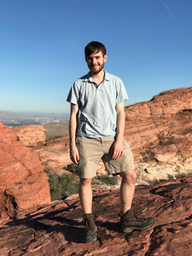
#> input picture in/thomas.png, 192 x 256 px, shrunk from 3024 x 4032 before the run
$ python example.py
#> lines starting #> are read from the running program, lines starting #| are printed output that depends on the picture
### ascii.py
import PIL.Image
import PIL.ImageFont
import PIL.ImageOps
import PIL.ImageDraw
import imageio
from numpy import array
class art:
    def __init__(self, source, dest, size = None, catalog = """$@B%8&WM#*oahkbdpqwmZO0QLCJUYXzcvunxrjft/\|()1{}[]?-_+~<>i!lI;:,"^`'. """):
        self.source = source
        self.dest = dest
        self.size = size
        self.catalog_to_dict(catalog)
        if source.endswith('.gif'):
            self.type = 'gif'
        elif source.endswith('.jpg') or source.endswith('.jpeg') or source.endswith('.png'):
            self.type = 'image'
        else:
            raise Exception("Incompatible media type. Please ensure extension is .gif, .jpeg, .jpg, or .png")

    #Takes in (ordered) list of ASCII characters and sets up dictionary
    def catalog_to_dict(self, cat):
        self.data_dict = {}
        count = 0
        for char in cat:
            self.data_dict[count] = char
            count += 1

    #Given RGB tuple, return appropriate ASCII character
    def get_char(self, pixel_rgb):
        intensity = pixel_rgb[0] + pixel_rgb[1] + pixel_rgb[2]
        #765 = 255 * 3
        intensity = int(intensity / 765 * (len(self.data_dict)-1))
        return self.data_dict[intensity]

    #Write ASCII text to destination
    def write_image(self, dir = None):
        if dir == None:
            dir = self.source
        if (dir == self.source and self.type == 'gif'):
            print("This method is meant for images. Using make_gif...")
            self.make_gif()
            return
        try:
            im = PIL.Image.open(dir)
#> im is the input picture: PIL image 192x256 RGB; mean R, G, B 134.5, 128, 132.7
            out = open(self.dest, "w")
        except FileNotFoundError:
            raise Exception("Directory not found! Did you specify the correct path?")


        while im.size[0] * im.size[1] > 500000: #this is thie biggest image we'll allow
            im = im.resize((int(im.size[0] * .9), int(im.size[1] * .9))) #reduce until we hit target

        for column in range(im.size[1]):
            for row in range(im.size[0]):
                char = self.get_char(im.getpixel((row, column)))
                out.write(char)
            out.write("\n")
        #Now have a text file. Need to convert to Image.
        out.close()

        # some of the following is adapted from https://gist.github.com/Mego/802d33a14a33964b24dd


        # parse the file into lines
        with open(self.dest) as text_file:  # can throw FileNotFoundError
            lines = tuple(l.rstrip() for l in text_file.readlines())

        # choose a font (you can see more detail in my library on github)
        font = PIL.ImageFont.load_default()

        # make the background image based on the combination of font and lines
        pt2px = lambda pt: int(round(pt * 96.0 / 72))  # convert points to pixels
        max_width_line = max(lines, key=lambda s: font.getsize(s)[0])
        # max height is adjusted down because it's too large visually for spacing
        test_string = 'ABCDEFGHIJKLMNOPQRSTUVWXYZ'
        max_height = pt2px(font.getsize(test_string)[1])
        max_width = pt2px(font.getsize(max_width_line)[0])
        height = max_height * len(lines)  # perfect or a little oversized
        width = int(round(max_width + 40))  # a little oversized
        image = PIL.Image.new("L", (width, height), color=255)
#> image: PIL image 1853x3840 L; every value is 255
        draw = PIL.ImageDraw.Draw(image)

        # draw each line of text
        vertical_position = 5
        horizontal_position = 5
        line_spacing = int(round(max_height * 0.8))  # reduced spacing seems better
        for line in lines:
            draw.text((horizontal_position, vertical_position),
                      line, fill=0, font=font)
            vertical_position += line_spacing
        # crop the text
        c_box = PIL.ImageOps.invert(image).getbbox()
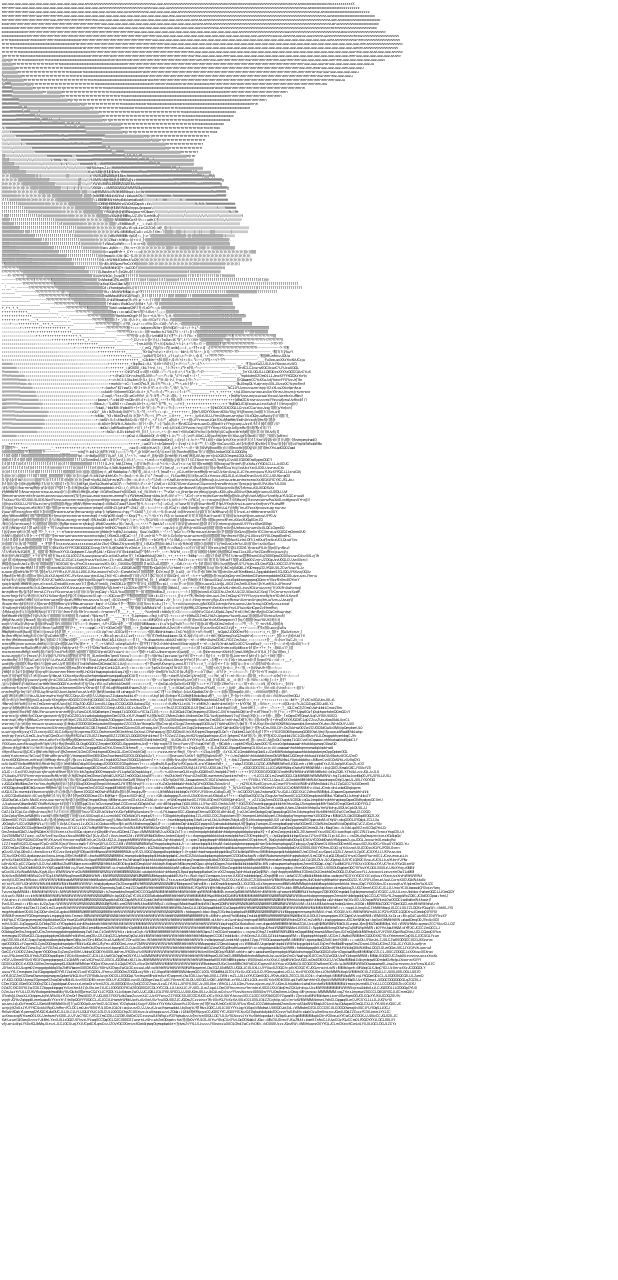
#> image: PIL image 1853x3840 L (shown at 1/3 size); min 1, max 255, mean 236
        image = image.crop(c_box)
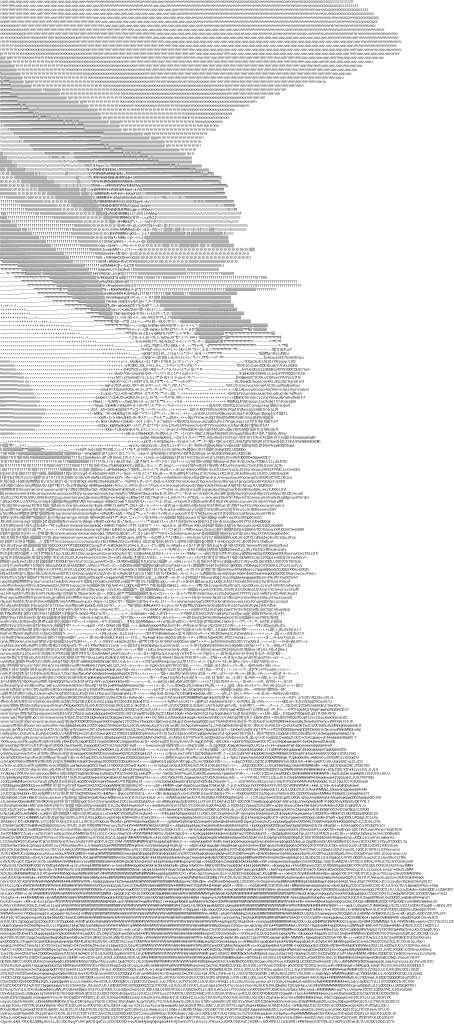
#> image: PIL image 1361x3070 L (shown at 1/3 size); min 1, max 255, mean 222.7

        #need to resize image to original aspect ratio
        correct_ratio = im.size[0]/im.size[1] # with/height
        if im.size[0] >= im.size[1]: #with > height, so we turn down width
            image = image.resize((int(image.size[1] * correct_ratio), image.size[1]))
        else: #height > width, so we turn down the height

            image = image.resize((int((correct_ratio * image.size[0])),image.size[0]))
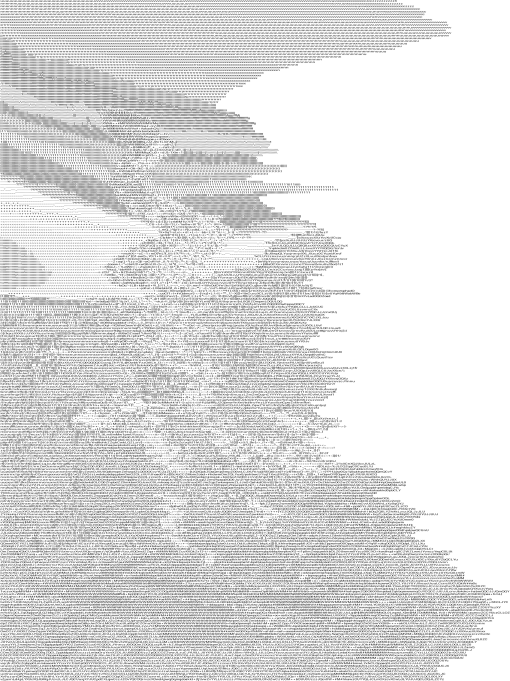
#> image: PIL image 1020x1361 L (shown at 1/2 size); min 0, max 255, mean 221.3

        if self.size:
            image = image.resize(self.size)
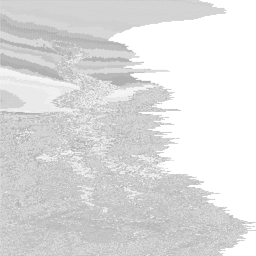
#> image: PIL image 256x256 L; min 170, max 255, mean 221.2
        image.save(self.dest)


        return image

    # [13 lines left out: function make_gif, not called in this run]

### example.py
import ascii
a = ascii.art("in/thomas.png", "out/thomas.png", (256,256))
a.write_image()

$ run again, with in/new.jpeg saved as in/thomas.png
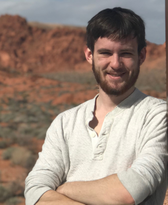
#> input picture in/new.jpeg, 168 x 205 px, shrunk from 1347 x 1641 before the run
#> in write_image, im is the input picture: PIL image 168x205 RGB; mean R, G, B 154.7, 136.7, 124.6
#> in write_image, `image = image.resize((int((correct_ratio * image.size[0])),image.size[..`:
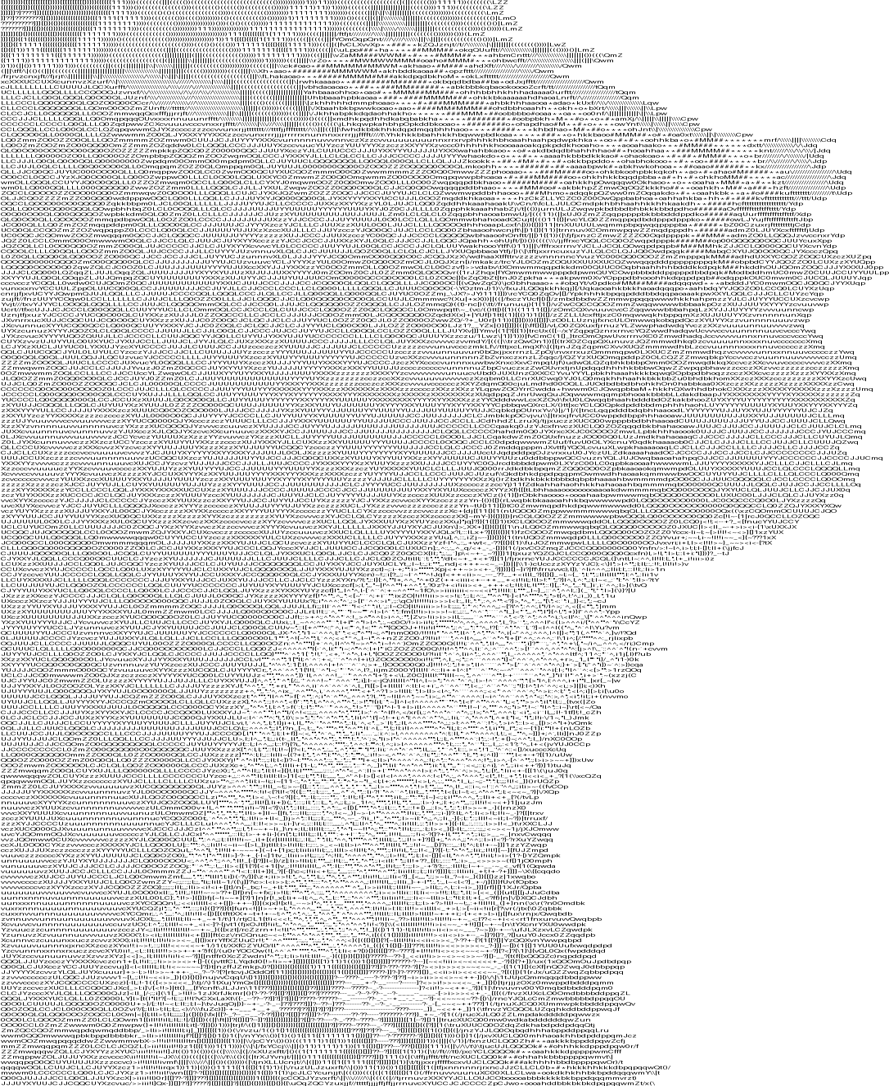
#> image: PIL image 889x1086 L; min 0, max 255, mean 218.8
#> in write_image, `image = image.resize(self.size)`:
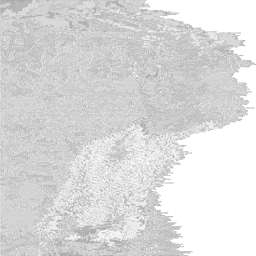
#> image: PIL image 256x256 L; min 166, max 255, mean 218.7
